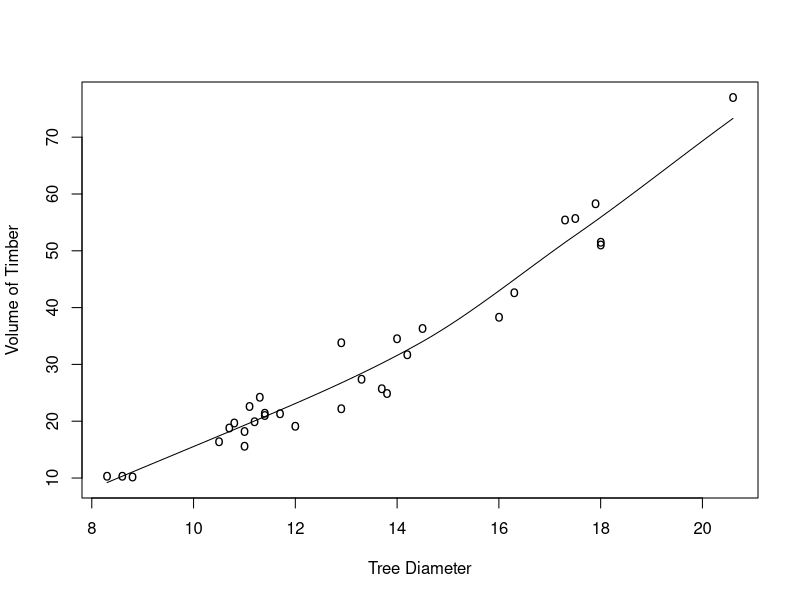

This chart was generated by the following R code: (Note: this script raises an error after producing the figure.)
{

#Open all the relevent libraries..
library(locfit)

# The commands below 
# 1. Fits a best 'local polynomial' model 
# 2. Computes the confidence intervals..

# The commands also plots the linear model and the local model. 
#  If you have more than one independent variable in X - then comment the plotting
#  commands..

# Test data
data(trees)


#search for best alpha over a range of alpha values between 0,1

X=trees$Girth

Y=trees$Volume

nvar=1

N=length(Y)	#number ofdata points
porder=1
minalpha=2*(nvar*porder+1)/N
alpha1=seq(minalpha,1.0,by=0.05)
n=length(alpha1)


porder=2
minalpha=2*(nvar*porder+1)/N
alpha2=seq(minalpha,1.0,by=0.05)
alpha=c(alpha1,alpha2)

#get the GCV values for all the alpha values in alpha for order of
# polynomial = 1. kern="bisq" argument is to use the bisquare kernel
# in computing the weights of the neighbors, which are then used in
# the weighted least squares..

zz=gcvplot(Y ~ X, alpha=alpha1,deg=1,kern="bisq",ev=dat(),scale=TRUE)
z1=gcvplot(Y ~ X, alpha=alpha2,deg=2,kern="bisq",ev=dat(),scale=TRUE)

# pick the best alpha and the degree of the polynomial that
# gives the least GCV
z2=order(c(zz$values,z1$values))
deg1=1
if(z2[1] > n)deg1=2
bestalpha=alpha[z2[1]]
bestdeg=deg1

zz=locfit(Y ~ X, alpha=bestalpha,deg=bestdeg,kern="bisq",scale=TRUE)
plot(zz, get.data=T, xlab="Tree Diameter", ylab="Volume of Timber")



## If you have computed the L matrix then
## 
zz=locfit(Y ~ X, alpha=bestalpha,deg=bestdeg,kern="bisq",scale=TRUE, ev=dat())
RSS1 = sum(residuals(zz)^2)
nu1 = sum(fitted.locfit(zz,what="infl"))     # trace(L)
nu2 = sum(fitted.locfit(zz,what="vari"))     # trace(L^T L)

sigmae = RSS1 / (N - 2*nu1 + nu2)	#error variance
stderror = sqrt((diag(L %*% t(L)))) * sqrt(sigmae)

zp = predict.locfit(zz,se.fit=T)
### stderror will be same as zp$se

## confidence intervals are
cl = qnorm(0.975)		#95% confidence level
lowerc = zp$fit - cl*stderror
upperc = zp$fit + clstderror

#This should be same as..
lowerc = zp$fit - cl*zp$se
upperc = zp$fit + cl*zp$se



}
